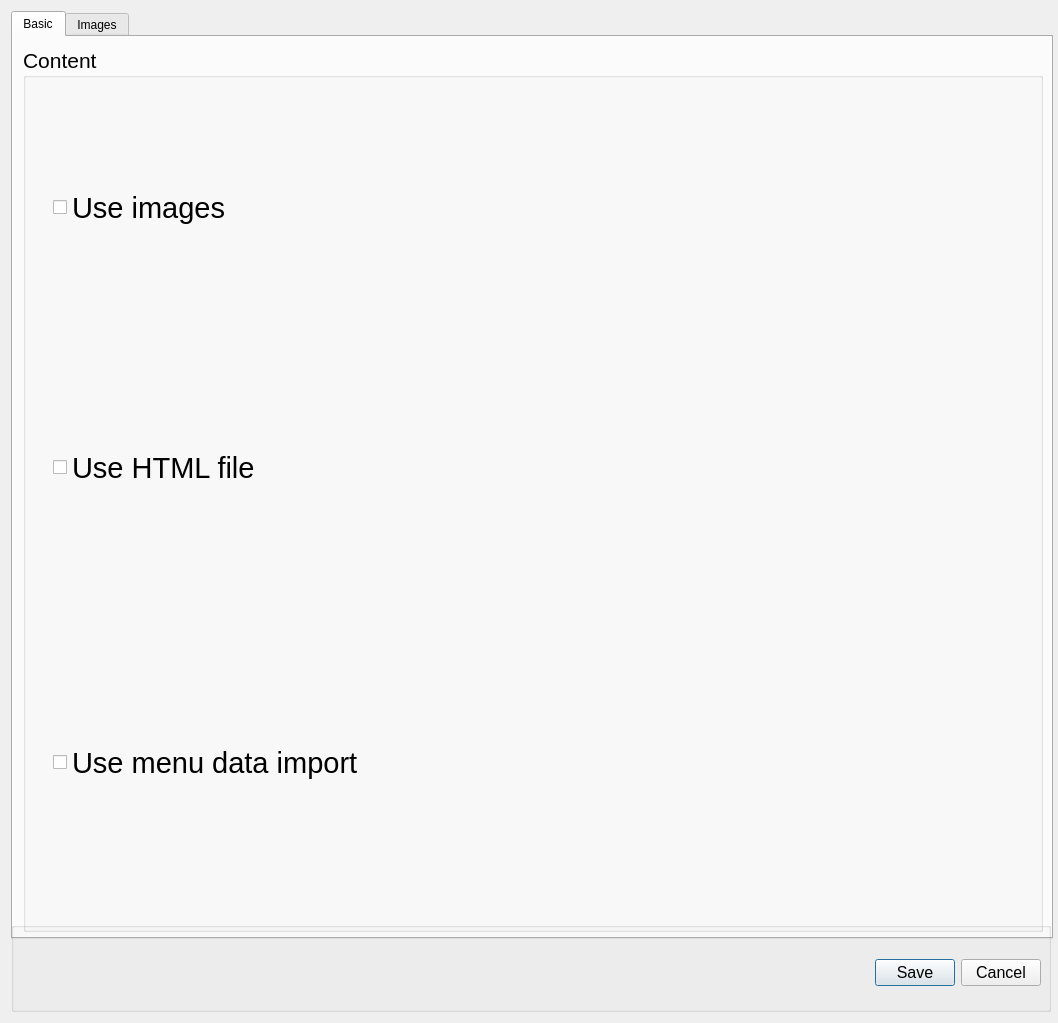
<?xml version="1.0" encoding="UTF-8"?>
<ui version="4.0">
 <class>ConfigDialog</class>
 <widget class="QDialog" name="ConfigDialog">
  <property name="windowModality">
   <enum>Qt::ApplicationModal</enum>
  </property>
  <property name="geometry">
   <rect>
    <x>0</x>
    <y>0</y>
    <width>1058</width>
    <height>1023</height>
   </rect>
  </property>
  <property name="minimumSize">
   <size>
    <width>1054</width>
    <height>992</height>
   </size>
  </property>
  <property name="windowTitle">
   <string>Settings</string>
  </property>
  <layout class="QVBoxLayout" name="verticalLayout_6">
   <item>
    <widget class="QTabWidget" name="tabWidget">
     <property name="sizePolicy">
      <sizepolicy hsizetype="Fixed" vsizetype="Fixed">
       <horstretch>0</horstretch>
       <verstretch>0</verstretch>
      </sizepolicy>
     </property>
     <property name="minimumSize">
      <size>
       <width>1042</width>
       <height>928</height>
      </size>
     </property>
     <property name="currentIndex">
      <number>0</number>
     </property>
     <widget class="QWidget" name="tab_basic">
      <attribute name="title">
       <string>Basic</string>
      </attribute>
      <widget class="QGroupBox" name="groupBox">
       <property name="geometry">
        <rect>
         <x>10</x>
         <y>10</y>
         <width>1020</width>
         <height>885</height>
        </rect>
       </property>
       <property name="minimumSize">
        <size>
         <width>1020</width>
         <height>885</height>
        </size>
       </property>
       <property name="font">
        <font>
         <pointsize>16</pointsize>
         <weight>50</weight>
         <bold>false</bold>
        </font>
       </property>
       <property name="title">
        <string>Content</string>
       </property>
       <widget class="QCheckBox" name="use_html_file_check">
        <property name="geometry">
         <rect>
          <x>30</x>
          <y>300</y>
          <width>951</width>
          <height>241</height>
         </rect>
        </property>
        <property name="sizePolicy">
         <sizepolicy hsizetype="Fixed" vsizetype="Fixed">
          <horstretch>0</horstretch>
          <verstretch>0</verstretch>
         </sizepolicy>
        </property>
        <property name="minimumSize">
         <size>
          <width>951</width>
          <height>241</height>
         </size>
        </property>
        <property name="font">
         <font>
          <pointsize>22</pointsize>
         </font>
        </property>
        <property name="text">
         <string>Use HTML file</string>
        </property>
       </widget>
       <widget class="QCheckBox" name="use_images_check">
        <property name="geometry">
         <rect>
          <x>30</x>
          <y>40</y>
          <width>981</width>
          <height>241</height>
         </rect>
        </property>
        <property name="sizePolicy">
         <sizepolicy hsizetype="Fixed" vsizetype="Fixed">
          <horstretch>0</horstretch>
          <verstretch>0</verstretch>
         </sizepolicy>
        </property>
        <property name="minimumSize">
         <size>
          <width>981</width>
          <height>241</height>
         </size>
        </property>
        <property name="font">
         <font>
          <pointsize>22</pointsize>
         </font>
        </property>
        <property name="text">
         <string>Use images</string>
        </property>
       </widget>
       <widget class="QCheckBox" name="use_menu_data_check">
        <property name="geometry">
         <rect>
          <x>30</x>
          <y>560</y>
          <width>991</width>
          <height>311</height>
         </rect>
        </property>
        <property name="sizePolicy">
         <sizepolicy hsizetype="Fixed" vsizetype="Fixed">
          <horstretch>0</horstretch>
          <verstretch>0</verstretch>
         </sizepolicy>
        </property>
        <property name="minimumSize">
         <size>
          <width>981</width>
          <height>0</height>
         </size>
        </property>
        <property name="font">
         <font>
          <pointsize>22</pointsize>
         </font>
        </property>
        <property name="text">
         <string>Use menu data import</string>
        </property>
       </widget>
      </widget>
     </widget>
     <widget class="QWidget" name="tab_images">
      <attribute name="title">
       <string>Images</string>
      </attribute>
      <widget class="QGroupBox" name="groupBox_2">
       <property name="geometry">
        <rect>
         <x>9</x>
         <y>10</y>
         <width>1021</width>
         <height>121</height>
        </rect>
       </property>
       <property name="minimumSize">
        <size>
         <width>1021</width>
         <height>121</height>
        </size>
       </property>
       <property name="font">
        <font>
         <pointsize>16</pointsize>
        </font>
       </property>
       <property name="title">
        <string>Rotation settings</string>
       </property>
       <widget class="QLabel" name="label">
        <property name="geometry">
         <rect>
          <x>490</x>
          <y>30</y>
          <width>511</width>
          <height>71</height>
         </rect>
        </property>
        <property name="minimumSize">
         <size>
          <width>101</width>
          <height>31</height>
         </size>
        </property>
        <property name="font">
         <font>
          <pointsize>13</pointsize>
         </font>
        </property>
        <property name="text">
         <string>minutes</string>
        </property>
       </widget>
       <widget class="QDoubleSpinBox" name="rotateTimeBox">
        <property name="geometry">
         <rect>
          <x>310</x>
          <y>50</y>
          <width>121</width>
          <height>31</height>
         </rect>
        </property>
        <property name="sizePolicy">
         <sizepolicy hsizetype="Fixed" vsizetype="Fixed">
          <horstretch>0</horstretch>
          <verstretch>0</verstretch>
         </sizepolicy>
        </property>
        <property name="minimumSize">
         <size>
          <width>71</width>
          <height>31</height>
         </size>
        </property>
        <property name="font">
         <font>
          <pointsize>12</pointsize>
         </font>
        </property>
        <property name="decimals">
         <number>1</number>
        </property>
        <property name="minimum">
         <double>0.500000000000000</double>
        </property>
        <property name="maximum">
         <double>30.000000000000000</double>
        </property>
       </widget>
       <widget class="QCheckBox" name="rotate_images_check">
        <property name="geometry">
         <rect>
          <x>30</x>
          <y>30</y>
          <width>271</width>
          <height>71</height>
         </rect>
        </property>
        <property name="sizePolicy">
         <sizepolicy hsizetype="Fixed" vsizetype="Fixed">
          <horstretch>0</horstretch>
          <verstretch>0</verstretch>
         </sizepolicy>
        </property>
        <property name="minimumSize">
         <size>
          <width>271</width>
          <height>71</height>
         </size>
        </property>
        <property name="font">
         <font>
          <pointsize>12</pointsize>
         </font>
        </property>
        <property name="text">
         <string> Rotate Images every</string>
        </property>
       </widget>
      </widget>
      <widget class="QGroupBox" name="groupBox_3">
       <property name="geometry">
        <rect>
         <x>10</x>
         <y>140</y>
         <width>1021</width>
         <height>601</height>
        </rect>
       </property>
       <property name="minimumSize">
        <size>
         <width>1021</width>
         <height>601</height>
        </size>
       </property>
       <property name="font">
        <font>
         <pointsize>16</pointsize>
        </font>
       </property>
       <property name="title">
        <string>Add/Remove</string>
       </property>
       <widget class="QLabel" name="label_2">
        <property name="geometry">
         <rect>
          <x>40</x>
          <y>30</y>
          <width>971</width>
          <height>61</height>
         </rect>
        </property>
        <property name="minimumSize">
         <size>
          <width>971</width>
          <height>61</height>
         </size>
        </property>
        <property name="font">
         <font>
          <pointsize>14</pointsize>
         </font>
        </property>
        <property name="text">
         <string>Loaded Images:</string>
        </property>
       </widget>
       <widget class="QListWidget" name="loadedContentWidget">
        <property name="geometry">
         <rect>
          <x>20</x>
          <y>100</y>
          <width>991</width>
          <height>271</height>
         </rect>
        </property>
        <property name="minimumSize">
         <size>
          <width>991</width>
          <height>271</height>
         </size>
        </property>
       </widget>
       <widget class="QPushButton" name="deleteSelectionButton">
        <property name="geometry">
         <rect>
          <x>570</x>
          <y>400</y>
          <width>261</width>
          <height>61</height>
         </rect>
        </property>
        <property name="minimumSize">
         <size>
          <width>261</width>
          <height>61</height>
         </size>
        </property>
        <property name="font">
         <font>
          <pointsize>14</pointsize>
         </font>
        </property>
        <property name="text">
         <string>Delete Selection</string>
        </property>
       </widget>
       <widget class="QPushButton" name="addImageButton">
        <property name="geometry">
         <rect>
          <x>190</x>
          <y>400</y>
          <width>271</width>
          <height>61</height>
         </rect>
        </property>
        <property name="minimumSize">
         <size>
          <width>271</width>
          <height>61</height>
         </size>
        </property>
        <property name="font">
         <font>
          <pointsize>14</pointsize>
         </font>
        </property>
        <property name="text">
         <string>Add Image</string>
        </property>
       </widget>
      </widget>
     </widget>
    </widget>
   </item>
   <item>
    <widget class="QGroupBox" name="groupBox_4">
     <property name="sizePolicy">
      <sizepolicy hsizetype="Fixed" vsizetype="Fixed">
       <horstretch>0</horstretch>
       <verstretch>0</verstretch>
      </sizepolicy>
     </property>
     <property name="minimumSize">
      <size>
       <width>1040</width>
       <height>90</height>
      </size>
     </property>
     <property name="title">
      <string/>
     </property>
     <widget class="QDialogButtonBox" name="okCancelButtonBox">
      <property name="geometry">
       <rect>
        <x>-10</x>
        <y>20</y>
        <width>1040</width>
        <height>61</height>
       </rect>
      </property>
      <property name="sizePolicy">
       <sizepolicy hsizetype="Fixed" vsizetype="Fixed">
        <horstretch>0</horstretch>
        <verstretch>0</verstretch>
       </sizepolicy>
      </property>
      <property name="minimumSize">
       <size>
        <width>1040</width>
        <height>34</height>
       </size>
      </property>
      <property name="font">
       <font>
        <pointsize>12</pointsize>
       </font>
      </property>
      <property name="standardButtons">
       <set>QDialogButtonBox::Cancel|QDialogButtonBox::Save</set>
      </property>
      <property name="centerButtons">
       <bool>false</bool>
      </property>
     </widget>
    </widget>
   </item>
  </layout>
 </widget>
 <resources/>
 <connections/>
</ui>
